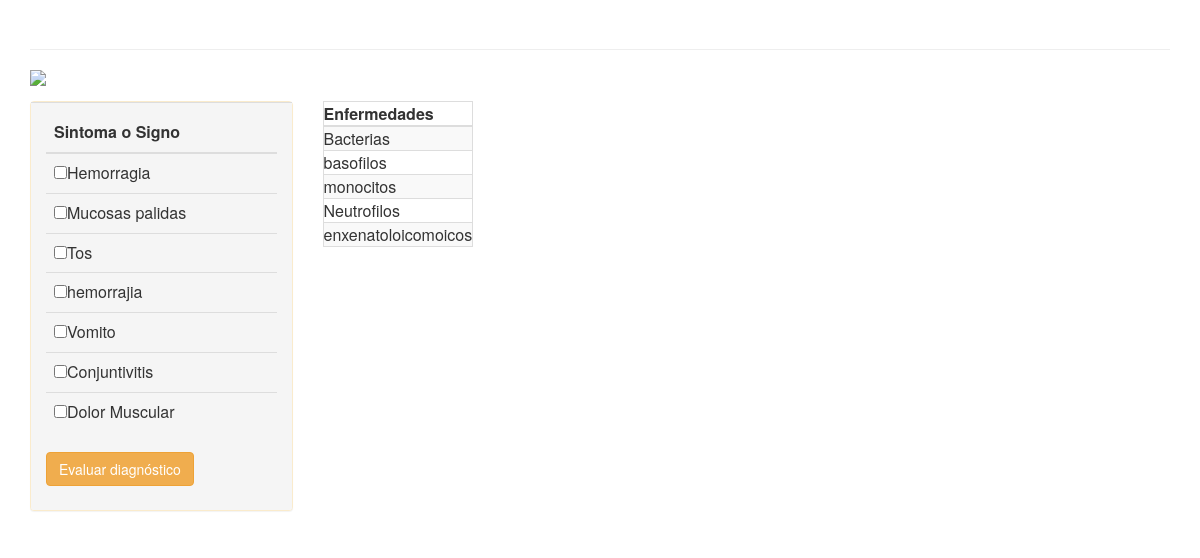
The page / on the database its author committed.
### tables this page shows
CREATE TABLE `tb_sintomas` (
  `id_sintomas` int(10) NOT NULL,
  `sintoma` varchar(30) NOT NULL
);

### config.php (called while the page is built)
<?php
	$servidor="localhost";
	$usuario="root";
	$clave="";
	$bd="bd_veterinario";
 ?>

### class/BD.php (the view, shortened to what this page needs)
<?php
include 'Graficos.php';
class BD extends Graficos
	{
		public $conexion;
		function BD ()
		{
			$this->conexion=$this->crear_conexion();
		}
		 function crear_conexion ()
		 {
		 	include('config.php');
		 	return mysqli_connect($servidor,$usuario,$clave,$bd);
		 }
		 function consultar_tablas($campo_a_mostrar,$sql_antes=null)
		 {
		 	$sql = "SELECT $sql_antes $campo_a_mostrar from tb_enfermedades ,tb_sintomas , tb_estadistica where tb_estadistica.id_enfermedad=tb_enfermedades.id_enfermedad and tb_estadistica.id_sintomas=tb_sintomas.id_sintomas";
		 	$resultado = $this->conexion->query( $sql );
		 	return $resultado;
		 }
		 function leer_campo ($resultado,$th)
		 {
				 	$salida =
				 "<table class='table-bordered table-striped'>
				<thead>
		      <tr>
		       $th
		      </tr>
		    </thead>";
		    $salida .= "<tr>";
		 	while( $fila = mysqli_fetch_array( $resultado ) )
			{
				for( $i = 0; $i < mysqli_num_fields( $resultado ); $i ++ )
				$salida .="<td>".$fila[ $i ]."</td>";
				$salida .= "</tr>";
			}
			$salida .= "</table>";
		return $salida;
		 }
		 function traer_informacion( $nombre_lista, $tabla, $campo_llave_primaria, $campo_a_mostrar,$method,$action )
	{
		$sql = "SELECT * FROM  $tabla ";
		$resultado = $this->conexion->query( $sql );
		$salida = "<form action='$action' method='$method'>
					<table class='table table-fixed'>
						<thead>
						      <tr>
						        <th>
								Sintoma o Signo</th>
						      </tr>
						</thead>
						<tbody>";
								$contador=0;
							while( $fila = mysqli_fetch_assoc( $resultado ) )
							{
									$contador ++;
								$salida .=
									 "<tr>
									 	<td>
											<input type='checkbox' name='$nombre_lista$contador' value='".$fila[ $campo_llave_primaria ]."'>".$fila[ $campo_a_mostrar ]."
										</td>
									 </tr>";
							}
		$salida .=" </tbody>
					</table>
					<input type='hidden' name='contador' value='".$contador."'>
					<input class='btn btn-warning ' type='submit' value='Evaluar diagnóstico'>
				 </form>";
		return $salida;
	}
	}
 ?>

### index.php (shortened to what this page needs)
<html lang="ES">
<head>
	<?php
		include 'class/BD.php';
		$nuevo_obj=new BD();
			echo $nuevo_obj->estilos("bootstrap");
	?>
</head>
<body>
	<div class="container">
		<div class="form-group">
			<?php  echo $nuevo_obj->encabezado(""); ?>
			<IMG SRC="img/1clinicas-veterinarias.png">
		</div>
		<div class="row">
			<div class="col-xs-12 col-md-3 col-lg-3 ">
				<div class="panel panel-warning">
				  <div class="panel-footer">
				<?php
					echo $nuevo_obj->traer_informacion("sintoma","tb_sintomas","id_sintomas","sintoma","get","ver.php");
				?>
				  </div>
				 </div>
			</div>
			<div class="col-xs-12 col-md-3 col-lg-5 ">
			<?php
				echo $nuevo_obj->leer_campo( $nuevo_obj->consultar_tablas("tb_enfermedades.enfermedad","distinct"),"<th>Enfermedades</th>");
			 ?>
			</div>
		</div>
	</div>
</body>
</html>

### class/Graficos.php (shortened to what this page needs)
<?php
	class Graficos
	{
		function estilos($carpeta=null)
		{
			$salida=" <link rel='stylesheet'  type='text/css' href='$carpeta/css/bootstrap.css'>
					 <script src='$carpeta/js/jquerymin.js'></script>
					 <script src='$carpeta/js/bootstrap.min.js'></script>";
			return $salida;
		}
		function encabezado($text)
		{
			$salida="<div class='page-header'><h1>$text</h1></div>";
			return $salida;
	}
	}
 ?>

### rows shown on the page
tb_sintomas: sintoma "Hemorragia"
tb_sintomas: sintoma "Mucosas palidas"
tb_sintomas: sintoma "Tos"
tb_sintomas: sintoma "hemorrajia"
tb_sintomas: sintoma "Vomito"
tb_sintomas: sintoma "Conjuntivitis"
tb_sintomas: sintoma "Dolor Muscular"

### other values the page prints
$th "Enfermedades"
$fila[ $i ] "Bacterias"
$fila[ $i ] "basofilos"
$fila[ $i ] "monocitos"
$fila[ $i ] "Neutrofilos"
$fila[ $i ] "enxenatoloicomoicos"
